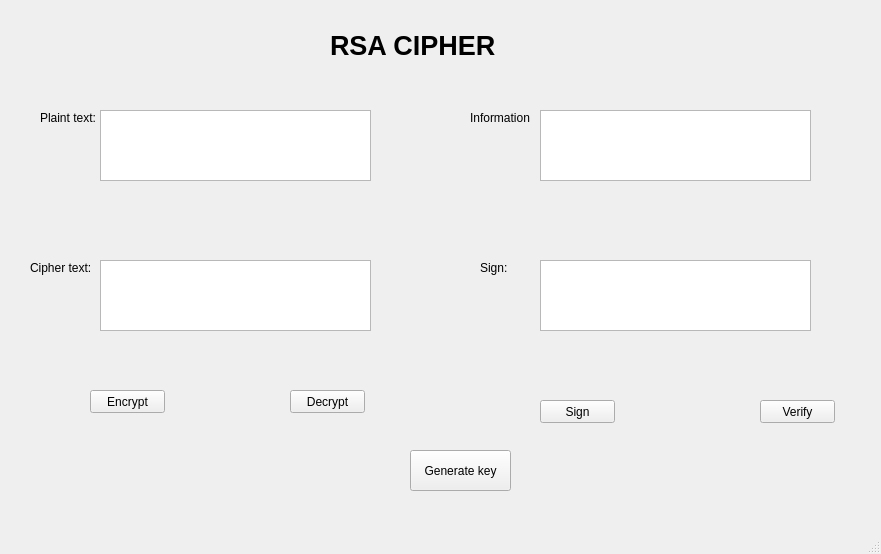
<?xml version="1.0" encoding="UTF-8"?>
<ui version="4.0">
 <class>MainWindow</class>
 <widget class="QMainWindow" name="MainWindow">
  <property name="geometry">
   <rect>
    <x>0</x>
    <y>0</y>
    <width>881</width>
    <height>554</height>
   </rect>
  </property>
  <property name="windowTitle">
   <string>MainWindow</string>
  </property>
  <widget class="QWidget" name="centralwidget">
   <widget class="QLabel" name="label">
    <property name="geometry">
     <rect>
      <x>330</x>
      <y>10</y>
      <width>191</width>
      <height>71</height>
     </rect>
    </property>
    <property name="font">
     <font>
      <pointsize>20</pointsize>
      <weight>75</weight>
      <bold>true</bold>
     </font>
    </property>
    <property name="text">
     <string>RSA CIPHER</string>
    </property>
   </widget>
   <widget class="QLabel" name="label_2">
    <property name="geometry">
     <rect>
      <x>40</x>
      <y>110</y>
      <width>61</width>
      <height>16</height>
     </rect>
    </property>
    <property name="text">
     <string>Plaint text:</string>
    </property>
   </widget>
   <widget class="QTextEdit" name="txt_plain">
    <property name="geometry">
     <rect>
      <x>100</x>
      <y>110</y>
      <width>271</width>
      <height>71</height>
     </rect>
    </property>
   </widget>
   <widget class="QTextEdit" name="txt_Cipher">
    <property name="geometry">
     <rect>
      <x>100</x>
      <y>260</y>
      <width>271</width>
      <height>71</height>
     </rect>
    </property>
   </widget>
   <widget class="QLabel" name="label_3">
    <property name="geometry">
     <rect>
      <x>30</x>
      <y>260</y>
      <width>61</width>
      <height>16</height>
     </rect>
    </property>
    <property name="text">
     <string>Cipher text:</string>
    </property>
   </widget>
   <widget class="QLabel" name="label_4">
    <property name="geometry">
     <rect>
      <x>470</x>
      <y>110</y>
      <width>61</width>
      <height>16</height>
     </rect>
    </property>
    <property name="text">
     <string>Information</string>
    </property>
   </widget>
   <widget class="QTextEdit" name="txt_Infor">
    <property name="geometry">
     <rect>
      <x>540</x>
      <y>110</y>
      <width>271</width>
      <height>71</height>
     </rect>
    </property>
   </widget>
   <widget class="QLabel" name="label_5">
    <property name="geometry">
     <rect>
      <x>480</x>
      <y>260</y>
      <width>61</width>
      <height>16</height>
     </rect>
    </property>
    <property name="text">
     <string>Sign:</string>
    </property>
   </widget>
   <widget class="QTextEdit" name="txt_sign">
    <property name="geometry">
     <rect>
      <x>540</x>
      <y>260</y>
      <width>271</width>
      <height>71</height>
     </rect>
    </property>
   </widget>
   <widget class="QPushButton" name="btn_encrypt">
    <property name="geometry">
     <rect>
      <x>90</x>
      <y>390</y>
      <width>75</width>
      <height>23</height>
     </rect>
    </property>
    <property name="text">
     <string>Encrypt</string>
    </property>
   </widget>
   <widget class="QPushButton" name="btn_verify">
    <property name="geometry">
     <rect>
      <x>760</x>
      <y>400</y>
      <width>75</width>
      <height>23</height>
     </rect>
    </property>
    <property name="text">
     <string>Verify</string>
    </property>
   </widget>
   <widget class="QPushButton" name="btn_decrypt">
    <property name="geometry">
     <rect>
      <x>290</x>
      <y>390</y>
      <width>75</width>
      <height>23</height>
     </rect>
    </property>
    <property name="text">
     <string>Decrypt</string>
    </property>
   </widget>
   <widget class="QPushButton" name="btn_sign">
    <property name="geometry">
     <rect>
      <x>540</x>
      <y>400</y>
      <width>75</width>
      <height>23</height>
     </rect>
    </property>
    <property name="text">
     <string>Sign</string>
    </property>
   </widget>
   <widget class="QPushButton" name="btn_generatekey">
    <property name="geometry">
     <rect>
      <x>410</x>
      <y>450</y>
      <width>101</width>
      <height>41</height>
     </rect>
    </property>
    <property name="text">
     <string>Generate key</string>
    </property>
   </widget>
  </widget>
  <widget class="QMenuBar" name="menubar">
   <property name="geometry">
    <rect>
     <x>0</x>
     <y>0</y>
     <width>881</width>
     <height>21</height>
    </rect>
   </property>
  </widget>
  <widget class="QStatusBar" name="statusbar"/>
 </widget>
 <resources/>
 <connections/>
</ui>
